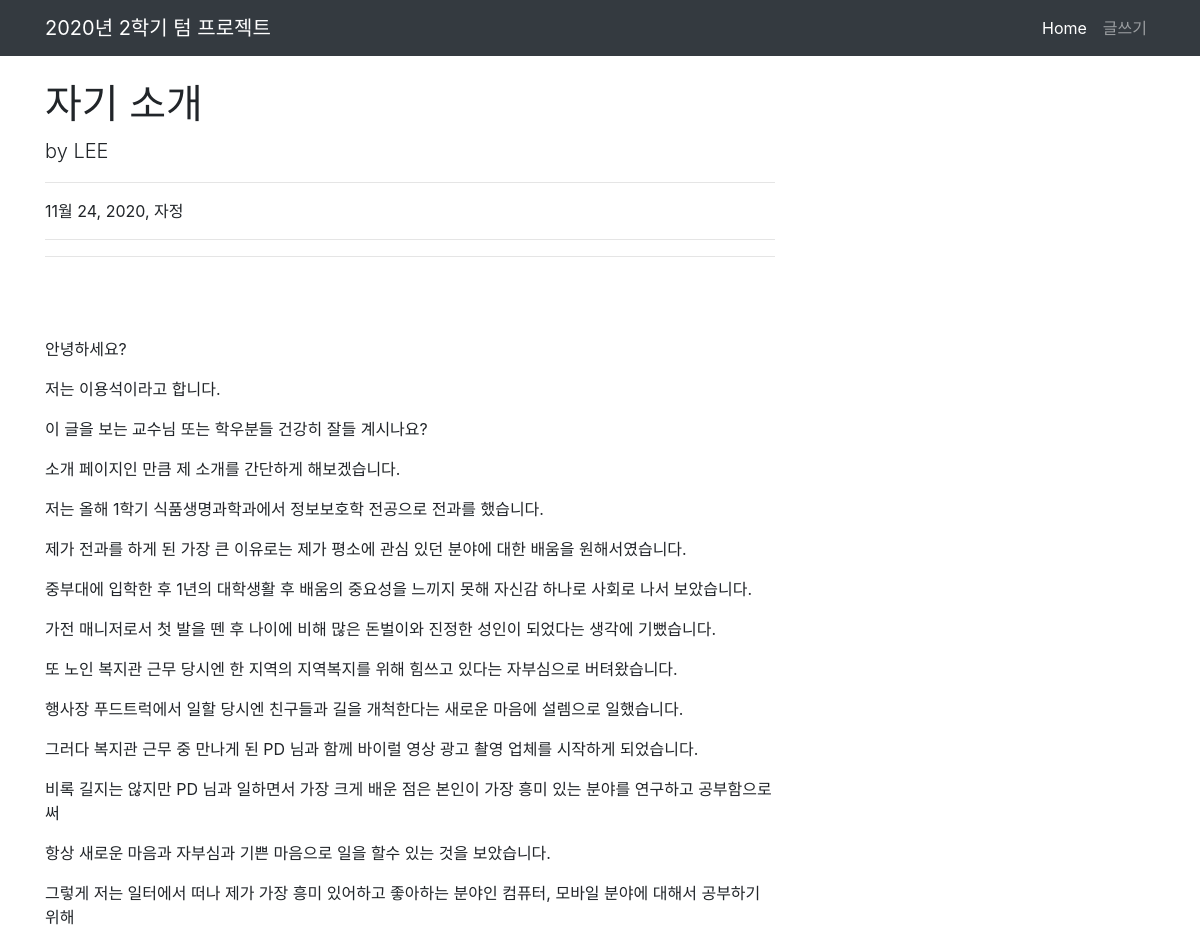
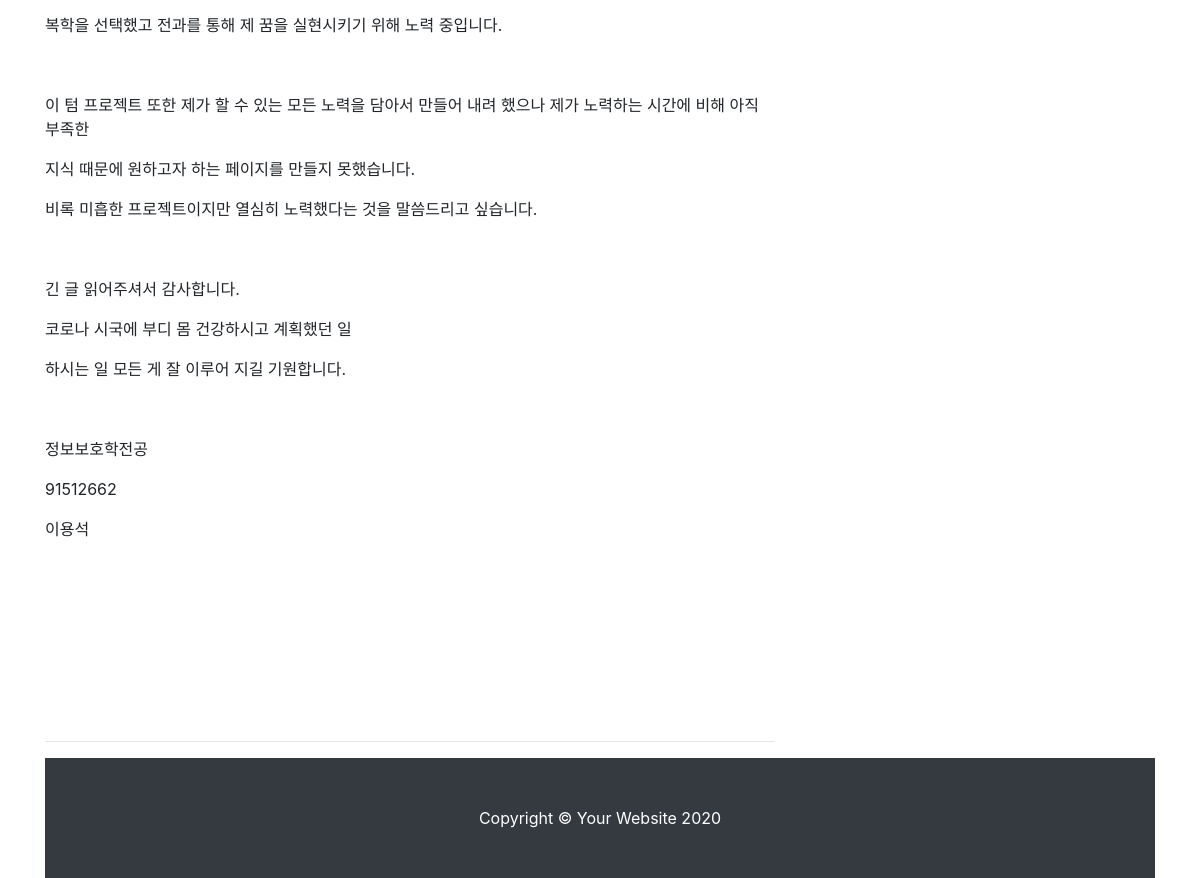
Page /blogMain/detail/6/ on the committed database (2 pictures, top to bottom).
### blogapp/models.py (models this page shows)
class Blog(models.Model):
    title = models.CharField(max_length=100)
    pub_date = models.DateTimeField()
    body = RichTextUploadingField()

### blogapp/views.py (the view)
# urls.py: path('blogMain/detail/<int:blog_id>/', blogapp.views.detail, name='detail'),
def detail(request, blog_id):
    blog_detail = get_object_or_404(Blog, pk=blog_id)
    return render(request, 'detail.html', {'blog_detail': blog_detail})

### blogapp/templates/detail.html (shortened to what this page needs)
{% load static %}
<!DOCTYPE html>
<html lang="en">
<head>
 <link href="{% static 'css/detail/vendor/bootstrap/css/bootstrap.min.css' %}" rel="stylesheet">
  <link href="{% static 'css/detail/css/blog-post.css' %}" rel="stylesheet">
</head>
<body>
  <nav class="navbar navbar-expand-lg navbar-dark bg-dark fixed-top">
    <div class="container">
      <a class="navbar-brand" href="http://127.0.0.1:8000/">2020년 2학기 텀 프로젝트</a>
      <div class="collapse navbar-collapse" id="navbarResponsive">
        <ul class="navbar-nav ml-auto">
          <li class="nav-item active">
            <a class="nav-link" href="/blogMain/">Home
            </a>
          </li>
          <li class="nav-item">
            <a class="nav-link" href="/blogMain/createBlog/">글쓰기</a>
          </li>
        </ul>
      </div>
    </div>
  </nav>
  <div class="container">
    <div class="row">
      <div class="col-lg-8">
        <h1 class="mt-4">{{ blog_detail.title }}</h1>
        <p class="lead">
          by LEE
        </p>
        <hr>
        <p>{{ blog_detail.pub_date }}</p>
        <hr>
        <hr>
        <br><br>
        <p class="lead">{{ blog_detail.body | safe }}</p>
        <br><br>
        <hr>
    </div>
  </div>
  <footer class="py-5 bg-dark">
    <div class="container">
      <p class="m-0 text-center text-white">Copyright &copy; Your Website 2020</p>
    </div>
  </footer>
</body>
</html>

### blogapp/static/css/detail/css/blog-post.css (style rules this page uses)
body { padding-top: 56px; }

### rows in the picture
Blog: title "자기 소개", pub_date "11월 24, 2020, 자정", body "안녕하세요? 저는 이용석이라고 합니다. 이 글을 보는 교수님 또는 학우분들 건강히 잘들 계시나요? 소개 페이지인 만큼 제 소개를 간단하게 해보겠습니다. 저는 올해 1학기 식품생명과학과에서 정보보호학 전공으로 전과를 했습니다. 제가 전과를 하게 된 가장 큰 이유로는 제가 평소에 관심 있던 분야에 대한 배움을 원해서였습니다. 중부대에 입학한 후 1년의 대학생활 후 배움의 중요성을 느끼지 못해 자신감 하나로 사회로 나서 보았습니다. 가전 매니저로서 첫 발을 뗀 후 나이에 비해 많은 돈벌이와 진정한 성인이 되었다는 생각에 기뻤습니다. 또 노인 복지관 근무 당시엔 한 지역의 지역복지를 위해 힘쓰고 있다는 자부심으로 버텨왔습니다. 행사장 푸드트럭에서 일할 당시엔 친구들과 길을 개척한다는 새로운 마음에 설렘으로 일했습니다. 그러다 복지관 근무 중 만나게 된 PD 님과 함께 바이럴 영상 광고 촬영 업체를 시작하게 되었습니다. 비록 길지는 않지만 PD 님과 일하면서 가장 크게 배운 점은 본인이 가장 흥미 있는 분야를 연구하고 공부함으로써 항상 새로운 마음과 자부심과 기쁜 마음으로 일을 할수 있는 것을 보았습니다. 그렇게 저는 일터에서 떠나 제가 가장 흥미 있어하고 좋아하는 분야인 컴퓨터, 모바일 분야에 대해서 공부하기 위해 복학을 선택했고 전과를 통해 제 꿈을 실현시키기 위해 노력 중입니다. 이 텀 프로젝트 또한 제가 할 수 있는 모든 노력을…"
